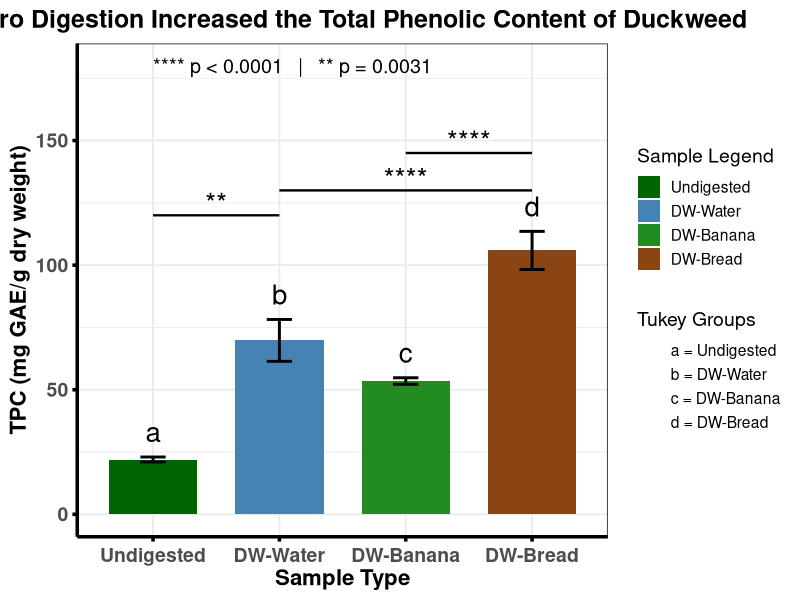

This figure's R source:
#This Code is made by Maruf Raihan for FOLIN data statistical analysis and visual presentation

# -----------------------------
# Raw data
# -----------------------------
undig <- c(22.1, 21.0, 23.1)
water <- c(80.0, 65.4, 64.1)
banana <- c(64.4, 68.4, 65.3)
banana_ctrl <- c(12.0, 13.3, 12.1)
dw_banana <- c(52.4, 55.1, 53.2)
dw_bread <- c(114.31, 99.36, 104.06)
bread_ctrl <- c(9.18, 9.53, 9.76)

value <- c(undig, water, banana, banana_ctrl, dw_banana, dw_bread, bread_ctrl)
group <- factor(rep(c("Undigested", "Water", "Banana", "BananaCtrl",
                      "DW_Banana", "DW_Bread", "BreadCtrl"), each = 3))

df <- data.frame(value, group)

# -----------------------------
# ANOVA + Tukey
# -----------------------------
anova_result <- aov(value ~ group, data = df)
summary(anova_result)
TukeyHSD(anova_result)

# -----------------------------
# ggplot2
# -----------------------------
library(ggplot2)

df_bar <- data.frame(
  Sample = c("Undigested", "DW-Water", "DW-Banana", "DW-Bread"),
  Mean   = c(22.00, 69.80, 53.50, 105.90),
  SD     = c(1.00, 8.40, 1.30, 7.65),
  Tukey  = c("a", "b", "c", "d")
)

df_bar$Sample <- factor(df_bar$Sample,
                        levels = c("Undigested", "DW-Water", "DW-Banana", "DW-Bread"))

p <- ggplot(df_bar, aes(x = Sample, y = Mean, fill = Sample)) +
  geom_col(width = 0.7) +
  geom_errorbar(aes(ymin = Mean - SD, ymax = Mean + SD),
                width = 0.2, linewidth = 1) +
  geom_text(aes(label = Tukey, y = Mean + SD + 10), size = 7) +
  
  scale_fill_manual(
    values = c("Undigested" = "darkgreen",
               "DW-Water" = "steelblue",
               "DW-Banana" = "forestgreen",
               "DW-Bread" = "saddlebrown"),
    name = "Sample Legend"
  ) +
  
  geom_point(aes(shape = Tukey), alpha = 0) +
  scale_shape_manual(
    name = "Tukey Groups",
    values = c("a" = 16, "b" = 16, "c" = 16, "d" = 16),
    labels = c("a = Undigested",
               "b = DW-Water",
               "c = DW-Banana",
               "d = DW-Bread")
  ) +
  
  theme_bw(base_size = 14) +
  theme(
    legend.position = "right",
    legend.box = "vertical",
    plot.title = element_text(size = 18, face = "bold", hjust = 0.5),   # <-- TITLE FIXED
    axis.text.x = element_text(angle = 0, hjust = 0.5, vjust = 0.5,
                               size = 14, face = "bold"),
    axis.text.y = element_text(size = 14, face = "bold"),
    axis.title.x = element_text(size = 16, face = "bold"),
    axis.title.y = element_text(size = 16, face = "bold"),
    axis.line = element_line(colour = "black", linewidth = 1.2),
    axis.ticks = element_line(colour = "black", linewidth = 1.2)
  ) +
  labs(
    title = "In Vitro Digestion Increased the Total Phenolic Content of Duckweed",
    x = "Sample Type",
    y = "TPC (mg GAE/g dry weight)"
  )

# -----------------------------
# Asterisks + comparison brackets
# -----------------------------
p <- p +
  annotate("segment", x = 2, xend = 4, y = 130, yend = 130, linewidth = 0.8) +
  annotate("text", x = 3, y = 135, label = "****", size = 7) +
  annotate("segment", x = 3, xend = 4, y = 145, yend = 145, linewidth = 0.8) +
  annotate("text", x = 3.5, y = 150, label = "****", size = 7) +
  annotate("segment", x = 1, xend = 2, y = 120, yend = 120, linewidth = 0.8) +
  annotate("text", x = 1.5, y = 125, label = "**", size = 7)

# -----------------------------
# Significance legend inside plot
# -----------------------------
p <- p +
  annotate("text", x = 1, y = 180,
           label = "**** p < 0.0001   |   ** p = 0.0031",
           hjust = 0, size = 5)

print(p)
